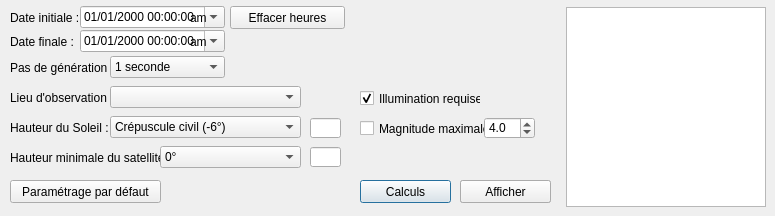
          <widget class="QWidget" name="previsions">
           <property name="font">
            <font/>
           </property>
           <property name="mouseTracking">
            <bool>true</bool>
           </property>
           <property name="autoFillBackground">
            <bool>true</bool>
           </property>
           <attribute name="title">
            <string>Prévisions</string>
           </attribute>
           <widget class="QLabel" name="lbl_dateInitialePrev">
            <property name="geometry">
             <rect>
              <x>10</x>
              <y>10</y>
              <width>71</width>
              <height>16</height>
             </rect>
            </property>
            <property name="font">
             <font/>
            </property>
            <property name="mouseTracking">
             <bool>true</bool>
            </property>
            <property name="text">
             <string>Date initiale :</string>
            </property>
           </widget>
           <widget class="QDateTimeEdit" name="dateInitialePrev">
            <property name="geometry">
             <rect>
              <x>80</x>
              <y>6</y>
              <width>145</width>
              <height>22</height>
             </rect>
            </property>
            <property name="font">
             <font/>
            </property>
            <property name="mouseTracking">
             <bool>true</bool>
            </property>
            <property name="buttonSymbols">
             <enum>QAbstractSpinBox::NoButtons</enum>
            </property>
            <property name="displayFormat">
             <string>dd/MM/yyyy hh:mm:ss</string>
            </property>
            <property name="calendarPopup">
             <bool>true</bool>
            </property>
           </widget>
           <widget class="QLabel" name="lbl_dateFinalePrev">
            <property name="geometry">
             <rect>
              <x>10</x>
              <y>34</y>
              <width>71</width>
              <height>16</height>
             </rect>
            </property>
            <property name="font">
             <font/>
            </property>
            <property name="mouseTracking">
             <bool>true</bool>
            </property>
            <property name="text">
             <string>Date finale :</string>
            </property>
           </widget>
           <widget class="QDateTimeEdit" name="dateFinalePrev">
            <property name="geometry">
             <rect>
              <x>80</x>
              <y>30</y>
              <width>145</width>
              <height>22</height>
             </rect>
            </property>
            <property name="font">
             <font/>
            </property>
            <property name="mouseTracking">
             <bool>true</bool>
            </property>
            <property name="buttonSymbols">
             <enum>QAbstractSpinBox::UpDownArrows</enum>
            </property>
            <property name="displayFormat">
             <string>dd/MM/yyyy hh:mm:ss</string>
            </property>
            <property name="calendarPopup">
             <bool>true</bool>
            </property>
           </widget>
           <widget class="QLabel" name="lbl_pasGeneration">
            <property name="geometry">
             <rect>
              <x>10</x>
              <y>60</y>
              <width>101</width>
              <height>16</height>
             </rect>
            </property>
            <property name="font">
             <font/>
            </property>
            <property name="mouseTracking">
             <bool>true</bool>
            </property>
            <property name="text">
             <string>Pas de génération :</string>
            </property>
           </widget>
           <widget class="QComboBox" name="pasGeneration">
            <property name="geometry">
             <rect>
              <x>110</x>
              <y>56</y>
              <width>115</width>
              <height>22</height>
             </rect>
            </property>
            <property name="font">
             <font/>
            </property>
            <property name="mouseTracking">
             <bool>true</bool>
            </property>
            <item>
             <property name="text">
              <string>1 seconde</string>
             </property>
            </item>
            <item>
             <property name="text">
              <string>5 secondes</string>
             </property>
            </item>
            <item>
             <property name="text">
              <string>10 secondes</string>
             </property>
            </item>
            <item>
             <property name="text">
              <string>20 secondes</string>
             </property>
            </item>
            <item>
             <property name="text">
              <string>30 secondes</string>
             </property>
            </item>
            <item>
             <property name="text">
              <string>1 minute</string>
             </property>
            </item>
            <item>
             <property name="text">
              <string>2 minutes</string>
             </property>
            </item>
            <item>
             <property name="text">
              <string>5 minutes</string>
             </property>
            </item>
           </widget>
           <widget class="QLabel" name="lbl_lieuxObservation2">
            <property name="geometry">
             <rect>
              <x>10</x>
              <y>90</y>
              <width>101</width>
              <height>16</height>
             </rect>
            </property>
            <property name="font">
             <font/>
            </property>
            <property name="mouseTracking">
             <bool>true</bool>
            </property>
            <property name="text">
             <string>Lieu d'observation :</string>
            </property>
           </widget>
           <widget class="QComboBox" name="lieuxObservation2">
            <property name="geometry">
             <rect>
              <x>110</x>
              <y>86</y>
              <width>191</width>
              <height>22</height>
             </rect>
            </property>
            <property name="font">
             <font/>
            </property>
            <property name="mouseTracking">
             <bool>true</bool>
            </property>
           </widget>
           <widget class="QLabel" name="lbl_hauteurSoleilPrev">
            <property name="geometry">
             <rect>
              <x>10</x>
              <y>120</y>
              <width>101</width>
              <height>16</height>
             </rect>
            </property>
            <property name="font">
             <font/>
            </property>
            <property name="mouseTracking">
             <bool>true</bool>
            </property>
            <property name="text">
             <string>Hauteur du Soleil :</string>
            </property>
           </widget>
           <widget class="QComboBox" name="hauteurSoleilPrev">
            <property name="geometry">
             <rect>
              <x>110</x>
              <y>116</y>
              <width>191</width>
              <height>22</height>
             </rect>
            </property>
            <property name="font">
             <font/>
            </property>
            <property name="mouseTracking">
             <bool>true</bool>
            </property>
            <property name="currentIndex">
             <number>1</number>
            </property>
            <property name="iconSize">
             <size>
              <width>0</width>
              <height>0</height>
             </size>
            </property>
            <item>
             <property name="text">
              <string>Horizon (0°)</string>
             </property>
            </item>
            <item>
             <property name="text">
              <string>Crépuscule civil (-6°)</string>
             </property>
            </item>
            <item>
             <property name="text">
              <string>Crépuscule nautique (-12°)</string>
             </property>
            </item>
            <item>
             <property name="text">
              <string>Crépuscule astronomique (-18°)</string>
             </property>
            </item>
            <item>
             <property name="text">
              <string>Indifférent</string>
             </property>
            </item>
            <item>
             <property name="text">
              <string>Autre...</string>
             </property>
            </item>
           </widget>
           <widget class="QLabel" name="lbl_hauteurSatPrev">
            <property name="geometry">
             <rect>
              <x>10</x>
              <y>150</y>
              <width>151</width>
              <height>16</height>
             </rect>
            </property>
            <property name="font">
             <font/>
            </property>
            <property name="mouseTracking">
             <bool>true</bool>
            </property>
            <property name="text">
             <string>Hauteur minimale du satellite :</string>
            </property>
           </widget>
           <widget class="QComboBox" name="hauteurSatPrev">
            <property name="geometry">
             <rect>
              <x>160</x>
              <y>146</y>
              <width>141</width>
              <height>22</height>
             </rect>
            </property>
            <property name="font">
             <font/>
            </property>
            <property name="mouseTracking">
             <bool>true</bool>
            </property>
            <item>
             <property name="text">
              <string>0°</string>
             </property>
            </item>
            <item>
             <property name="text">
              <string>5°</string>
             </property>
            </item>
            <item>
             <property name="text">
              <string>10°</string>
             </property>
            </item>
            <item>
             <property name="text">
              <string>15°</string>
             </property>
            </item>
            <item>
             <property name="text">
              <string>20°</string>
             </property>
            </item>
            <item>
             <property name="text">
              <string>Autre...</string>
             </property>
            </item>
           </widget>
           <widget class="QCheckBox" name="illuminationPrev">
            <property name="geometry">
             <rect>
              <x>360</x>
              <y>90</y>
              <width>121</width>
              <height>17</height>
             </rect>
            </property>
            <property name="font">
             <font/>
            </property>
            <property name="mouseTracking">
             <bool>true</bool>
            </property>
            <property name="text">
             <string>Illumination requise</string>
            </property>
            <property name="checked">
             <bool>true</bool>
            </property>
           </widget>
           <widget class="QCheckBox" name="magnitudeMaxPrev">
            <property name="geometry">
             <rect>
              <x>360</x>
              <y>120</y>
              <width>126</width>
              <height>17</height>
             </rect>
            </property>
            <property name="font">
             <font/>
            </property>
            <property name="mouseTracking">
             <bool>true</bool>
            </property>
            <property name="text">
             <string>Magnitude maximale</string>
            </property>
           </widget>
           <widget class="QDoubleSpinBox" name="valMagnitudeMaxPrev">
            <property name="geometry">
             <rect>
              <x>484</x>
              <y>117</y>
              <width>51</width>
              <height>22</height>
             </rect>
            </property>
            <property name="font">
             <font/>
            </property>
            <property name="mouseTracking">
             <bool>true</bool>
            </property>
            <property name="decimals">
             <number>1</number>
            </property>
            <property name="minimum">
             <double>-8.000000000000000</double>
            </property>
            <property name="maximum">
             <double>14.000000000000000</double>
            </property>
            <property name="singleStep">
             <double>0.500000000000000</double>
            </property>
            <property name="value">
             <double>4.000000000000000</double>
            </property>
           </widget>
           <widget class="QListWidget" name="liste2">
            <property name="geometry">
             <rect>
              <x>566</x>
              <y>7</y>
              <width>200</width>
              <height>200</height>
             </rect>
            </property>
            <property name="font">
             <font/>
            </property>
            <property name="mouseTracking">
             <bool>true</bool>
            </property>
            <property name="contextMenuPolicy">
             <enum>Qt::CustomContextMenu</enum>
            </property>
            <property name="horizontalScrollBarPolicy">
             <enum>Qt::ScrollBarAlwaysOff</enum>
            </property>
            <property name="textElideMode">
             <enum>Qt::ElideNone</enum>
            </property>
            <property name="sortingEnabled">
             <bool>true</bool>
            </property>
           </widget>
           <widget class="QPushButton" name="effacerHeuresPrev">
            <property name="geometry">
             <rect>
              <x>230</x>
              <y>6</y>
              <width>115</width>
              <height>23</height>
             </rect>
            </property>
            <property name="font">
             <font/>
            </property>
            <property name="mouseTracking">
             <bool>true</bool>
            </property>
            <property name="text">
             <string>Effacer heures</string>
            </property>
           </widget>
           <widget class="QPushButton" name="calculsPrev">
            <property name="geometry">
             <rect>
              <x>360</x>
              <y>180</y>
              <width>91</width>
              <height>23</height>
             </rect>
            </property>
            <property name="font">
             <font/>
            </property>
            <property name="mouseTracking">
             <bool>true</bool>
            </property>
            <property name="text">
             <string>Calculs</string>
            </property>
            <property name="default">
             <bool>true</bool>
            </property>
           </widget>
           <widget class="QPushButton" name="annulerPrev">
            <property name="geometry">
             <rect>
              <x>460</x>
              <y>180</y>
              <width>91</width>
              <height>23</height>
             </rect>
            </property>
            <property name="font">
             <font/>
            </property>
            <property name="mouseTracking">
             <bool>true</bool>
            </property>
            <property name="text">
             <string>Annuler</string>
            </property>
           </widget>
           <widget class="QPushButton" name="afficherPrev">
            <property name="geometry">
             <rect>
              <x>460</x>
              <y>180</y>
              <width>91</width>
              <height>23</height>
             </rect>
            </property>
            <property name="font">
             <font/>
            </property>
            <property name="mouseTracking">
             <bool>true</bool>
            </property>
            <property name="text">
             <string>Afficher</string>
            </property>
           </widget>
           <widget class="QLineEdit" name="valHauteurSoleilPrev">
            <property name="geometry">
             <rect>
              <x>310</x>
              <y>118</y>
              <width>31</width>
              <height>20</height>
             </rect>
            </property>
            <property name="font">
             <font/>
            </property>
            <property name="mouseTracking">
             <bool>true</bool>
            </property>
            <property name="inputMask">
             <string>###; </string>
            </property>
            <property name="text">
             <string/>
            </property>
            <property name="maxLength">
             <number>3</number>
            </property>
           </widget>
           <widget class="QLineEdit" name="valHauteurSatPrev">
            <property name="geometry">
             <rect>
              <x>310</x>
              <y>147</y>
              <width>31</width>
              <height>20</height>
             </rect>
            </property>
            <property name="font">
             <font/>
            </property>
            <property name="mouseTracking">
             <bool>true</bool>
            </property>
            <property name="inputMask">
             <string>99; </string>
            </property>
            <property name="text">
             <string/>
            </property>
            <property name="maxLength">
             <number>2</number>
            </property>
           </widget>
           <widget class="QPushButton" name="parametrageDefautPrev">
            <property name="geometry">
             <rect>
              <x>10</x>
              <y>180</y>
              <width>151</width>
              <height>23</height>
             </rect>
            </property>
            <property name="font">
             <font/>
            </property>
            <property name="text">
             <string>Paramétrage par défaut</string>
            </property>
           </widget>
           <widget class="QLabel" name="amPrev1">
            <property name="geometry">
             <rect>
              <x>190</x>
              <y>10</y>
              <width>21</width>
              <height>16</height>
             </rect>
            </property>
            <property name="font">
             <font/>
            </property>
            <property name="mouseTracking">
             <bool>true</bool>
            </property>
            <property name="text">
             <string>am</string>
            </property>
           </widget>
           <widget class="QLabel" name="amPrev2">
            <property name="geometry">
             <rect>
              <x>190</x>
              <y>34</y>
              <width>21</width>
              <height>16</height>
             </rect>
            </property>
            <property name="font">
             <font/>
            </property>
            <property name="mouseTracking">
             <bool>true</bool>
            </property>
            <property name="text">
             <string>am</string>
            </property>
           </widget>
          </widget>
